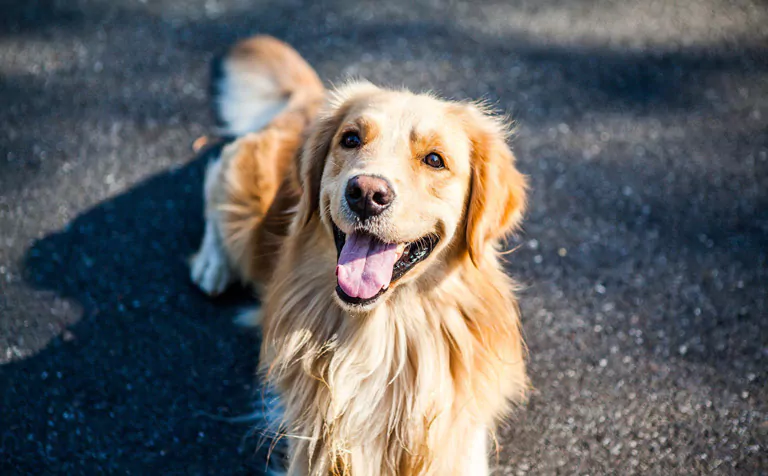
#> input picture 4image.jpg, 768 x 476 px
$ python 4.5.py
#> lines starting #> are read from the running program, lines starting #| are printed output that depends on the picture
import cv2
import numpy as np

img = cv2.imread("4image.jpg")
#> img is the input picture: shape (476, 768, 3); mean B, G, R 99.7, 98.5, 97.9
#a
tx = int(input("Podaj przesunięcie w poziomie (tx): "))
#> the answer given: 3
ty = int(input("Podaj przesunięcie w pionie (ty): "))
#> the answer given: 3
M = np.float32([[1, 0, tx], [0, 1, ty]])
shifted = cv2.warpAffine(img, M, (img.shape[1], img.shape[0]))
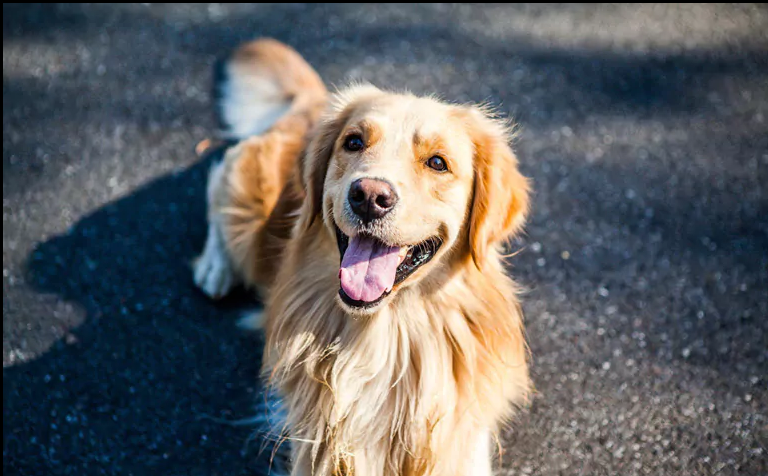
#> shifted: shape (476, 768, 3); mean B, G, R 98.9, 97.7, 97.1
#b
cv2.imshow("5b", shifted)
cv2.waitKey(0)

$ run again, with 3image.jpg copied over 4image.jpg
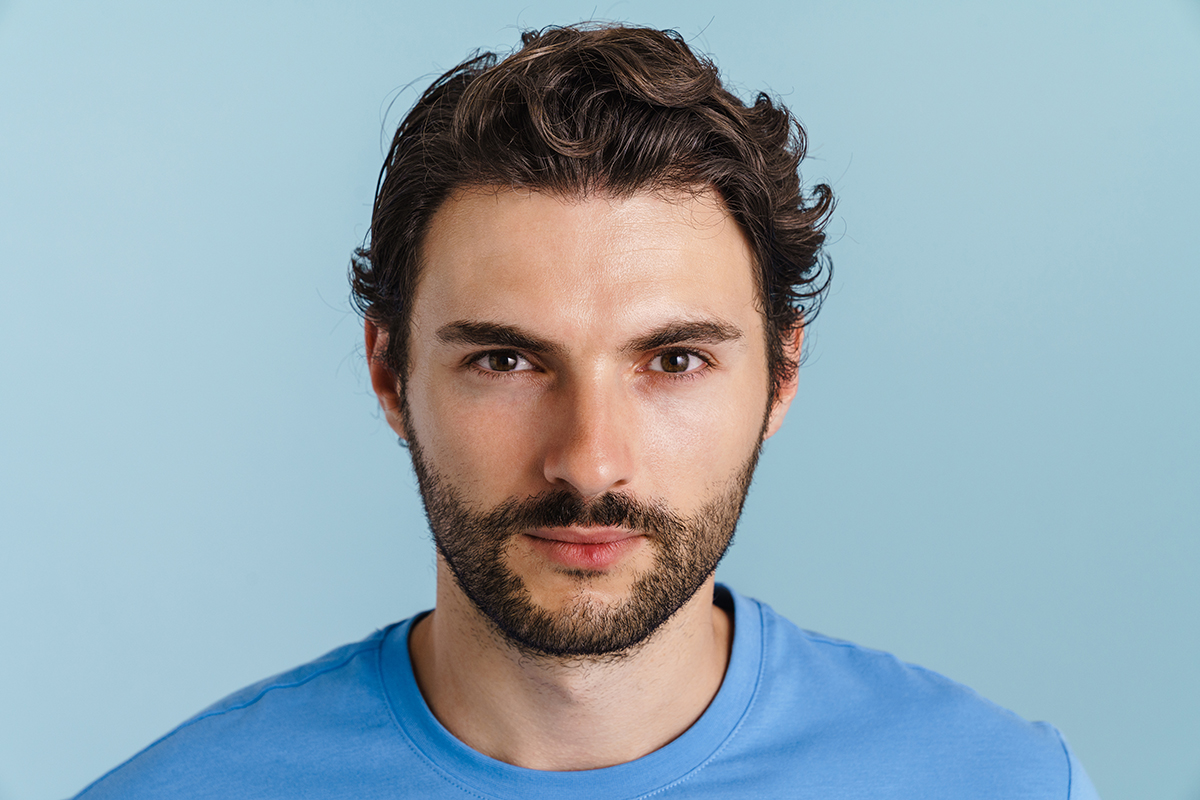
#> input picture 3image.jpg, 1200 x 800 px
#> img is the input picture: shape (800, 1200, 3); mean B, G, R 178.8, 168.4, 148.8
#> `shifted = cv2.warpAffine(img, M, (img.shape[1], img.shape[0]))`:
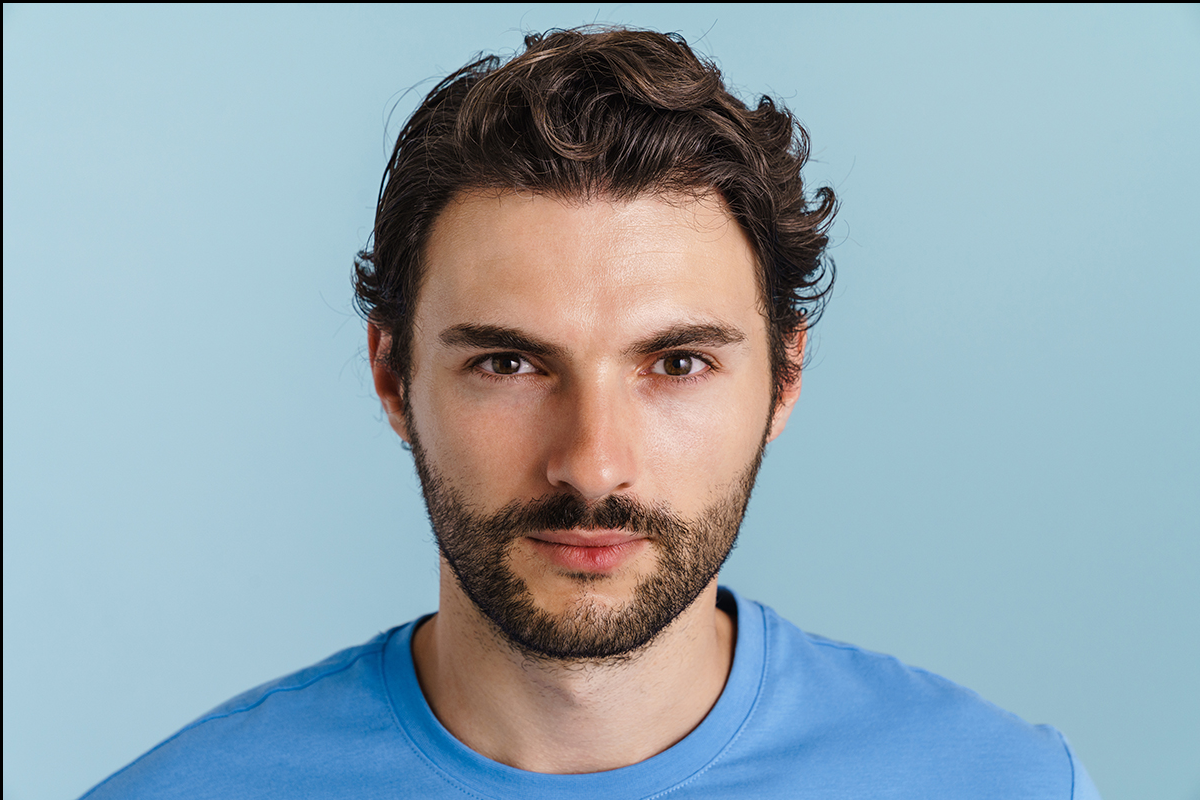
#> shifted: shape (800, 1200, 3); mean B, G, R 177.5, 167.4, 148

$ run again, with 5image.jpg copied over 4image.jpg
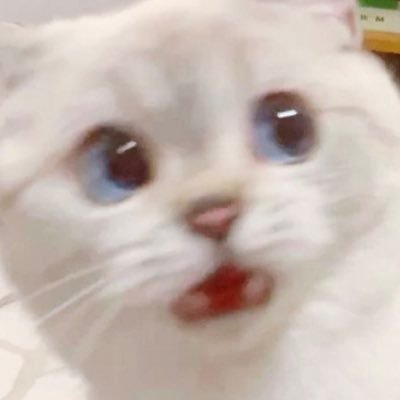
#> input picture 5image.jpg, 400 x 400 px
#> img is the input picture: shape (400, 400, 3); mean B, G, R 176.9, 185, 199
#> `shifted = cv2.warpAffine(img, M, (img.shape[1], img.shape[0]))`:
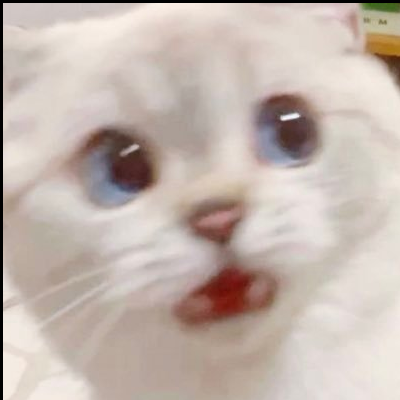
#> shifted: shape (400, 400, 3); mean B, G, R 174.1, 182, 195.9

$ run again, with 6image.jpg copied over 4image.jpg
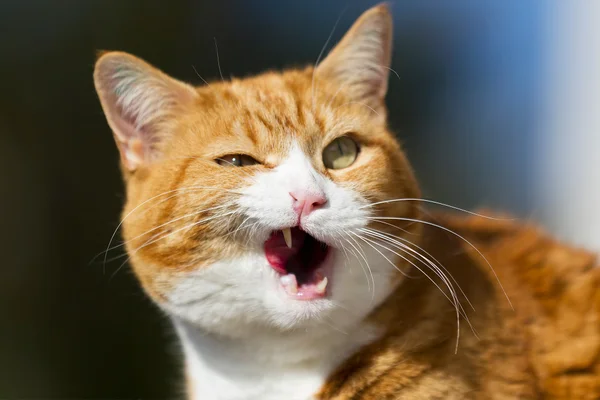
#> input picture 6image.jpg, 600 x 400 px
#> img is the input picture: shape (400, 600, 3); mean B, G, R 79.9, 100.4, 114.6
#> `shifted = cv2.warpAffine(img, M, (img.shape[1], img.shape[0]))`:
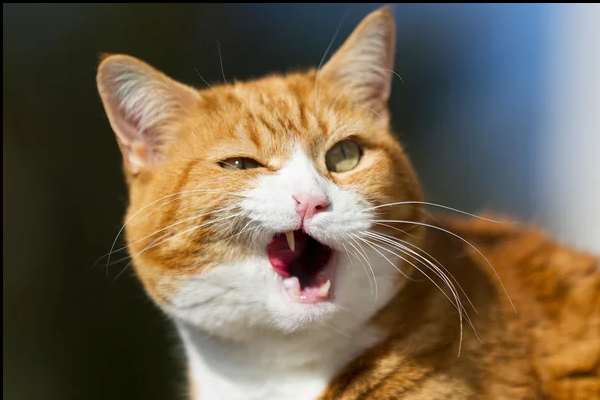
#> shifted: shape (400, 600, 3); mean B, G, R 78.6, 98.7, 112.7
